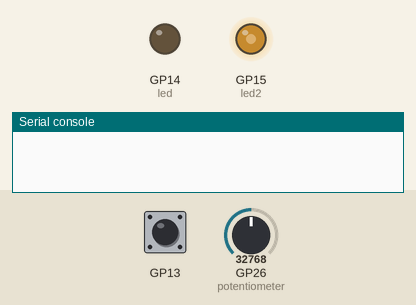
This program was run on a simulated Raspberry Pi Pico running CircuitPython. On the bench: output pins drawn as LEDs (lit = HIGH), the last lines printed to the serial console. The test bench sets the inputs (shaded band); at power-on: GP13 HIGH, GP26 (potentiometer) = 32768 (analog values on the 0–65535 scale).

Above: at 1.2 s.
1.3 s: GP13 pulled LOW for 0.15 s
At 2.0 s:
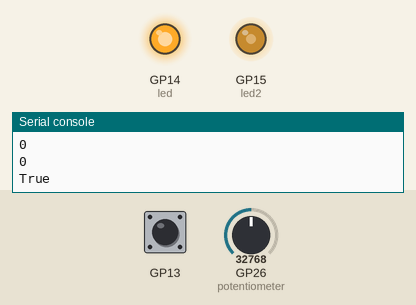
2.9 s: GP26 (potentiometer) set to 45874
At 3.3 s:
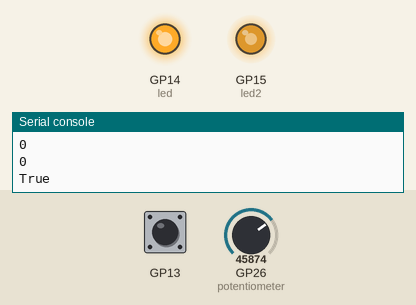
4.4 s: GP13 pulled LOW for 1 s
At 5.9 s:
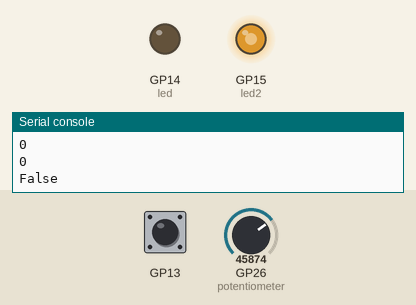
6.9 s: GP26 (potentiometer) set to 57670
At 7.5 s:
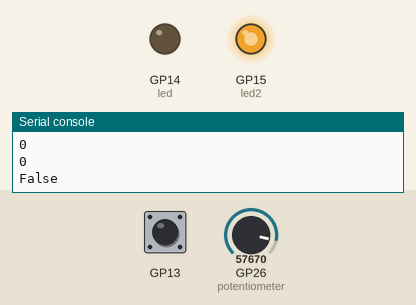
8.4 s: GP13 pulled LOW for 0.15 s
At 9.7 s:
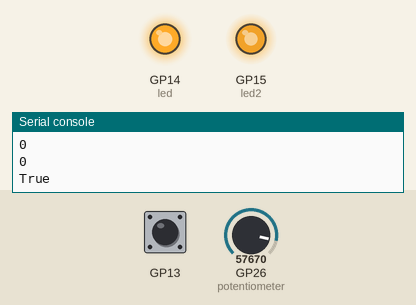
10.0 s: GP26 (potentiometer) set to 7864
At 11.1 s:
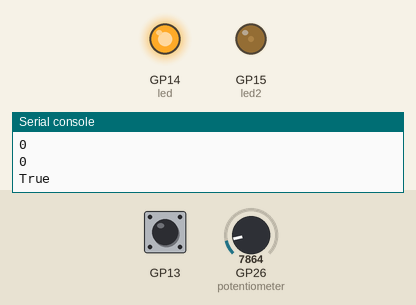
Timing chart, 0 to 12.5 s (numbered marks = the images above; inputs shaded):
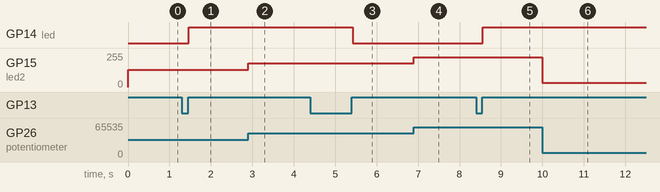

Measured:
- after the input at 1.3 s, GP14 (led): LOW → HIGH after 0.16 s
- after the input at 2.9 s, GP15 (led2): 128/255 → 178/255 at once
- after the input at 4.4 s, GP14 (led): HIGH → LOW after 1.0 s
- after the input at 6.9 s, GP15 (led2): 178/255 → 224/255 at once
- after the input at 8.4 s, GP14 (led): LOW → HIGH after 0.16 s
- after the input at 10.0 s, GP15 (led2): 224/255 → 31/255 at once

The program:

buttonKeypadFade.py
```python
import board
import digitalio
from digitalio import DigitalInOut, Direction, Pull
import analogio
import pwmio
import time
import keypad

led = digitalio.DigitalInOut(board.GP14)
led.direction = digitalio.Direction.OUTPUT
keys = keypad.Keys((board.GP13,), value_when_pressed=False, pull=True)

potentiometer = analogio.AnalogIn(board.GP26)
led2 = pwmio.PWMOut(board.GP15, frequency=1000)

led.value = False

while True:
    #print(potentiometer.value)
    led2.duty_cycle = potentiometer.value

    event = keys.events.get()
    # event will be None if nothing has happened.
    if event:
        print(event.key_number)
        if event.key_number == 0 and event.released == True:
            led.value = not led.value
            print(led.value)
```
